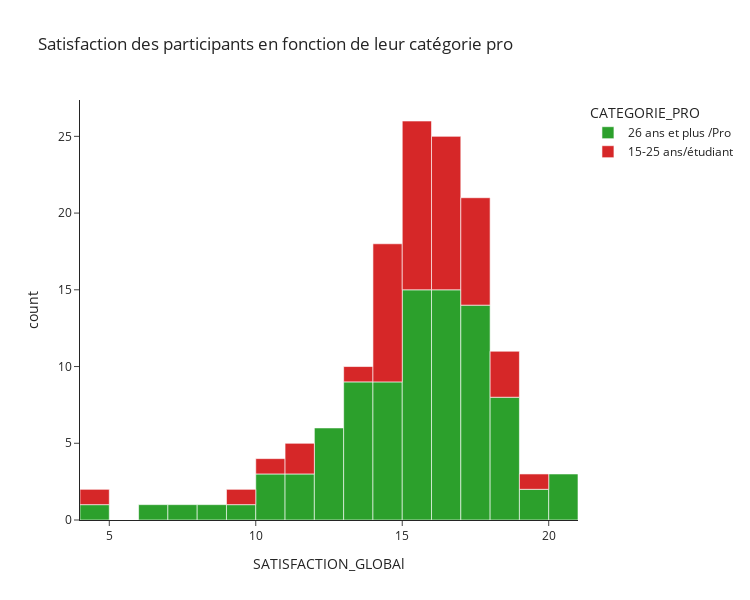

Source (notebook cell):
### Code cell
fig = px.histogram(
                   df_clean_renamed, x="SATISFACTION_GLOBAl",color="CATEGORIE_PRO",
                   title='Satisfaction des participants en fonction de leur catégorie pro',
                   width=750, 
                   height=600,
                   labels={"SATISFACTION_GLOBAL":"Moyenne de la note de satisfaction (sur 20)"},
                   color_discrete_map={1: "#C0F1FB", 0: "#F6C0FB"},
                   template="simple_white"
)                   
fig.show()

### Figure 1 — Plotly figure (JSON) as saved in the notebook; plotly's stock layout.template omitted (floating-point values rounded to 4 significant figures)
{"data": [{"alignmentgroup": "True", "bingroup": "x", "hovertemplate": "CATEGORIE_PRO=26 ans et plus /Pro<br>SATISFACTION_GLOBAl=%{x}<br>count=%{y}<extra></extra>", "legendgroup": "26 ans et plus /Pro", "marker": {"color": "#2CA02C", "pattern": {"shape": ""}}, "name": "26 ans et plus /Pro", "offsetgroup": "26 ans et plus /Pro", "orientation": "v", "showlegend": true, "type": "histogram", "x": [13.5, 20, 18, 15, 17, 14.5, 14, 20, 17.5, 11, 14, 12, 19, 4, 11, 6.5, 14, 18, 17, 13.5, 16.5, 17.5, 17.5, 12, 15, 16, 12, 16.5, 15, 15, 15.5, 18, 10, 15.5, 18.5, 14.5, 17, 17.5, 8.5, 12, 16.5, 15.5, 18.5, 11.5, 10, 16.5, 15.5, 14.5, 15, 16.5, 18.5, 16.5, 12, 13, 15.5, 13.5, 13.5, 17.5, 15, 14.5, 13, 15.5, 16, 18, 16.5, 16, 20, 16, 18.5, 17.5, 16.5, 16, 19.5, 13, 9, 16.5, 17, 14, 13.5, 17, 16, 17.5, 7, 15.5, 17, 12.5, 13.5, 10.5, 15, 15, 14, 17.5], "xaxis": "x", "yaxis": "y"}, {"alignmentgroup": "True", "bingroup": "x", "hovertemplate": "CATEGORIE_PRO=15-25 ans/étudiant<br>SATISFACTION_GLOBAl=%{x}<br>count=%{y}<extra></extra>", "legendgroup": "15-25 ans/étudiant", "marker": {"color": "#D62728", "pattern": {"shape": ""}}, "name": "15-25 ans/étudiant", "offsetgroup": "15-25 ans/étudiant", "orientation": "v", "showlegend": true, "type": "histogram", "x": [4, 14, 16, 18, 11, 16.5, 14.5, 15.5, 15.5, 14.5, 15.5, 15, 15.5, 17, 17.5, 17.5, 16, 14.5, 17.5, 13, 15.5, 14.5, 16, 15, 10.5, 9.5, 19.5, 15.5, 17, 16, 14, 11.5, 16.5, 18.5, 14, 16, 15.5, 17, 15, 15.5, 18, 16.5, 14.5, 14, 16.5, 16, 17.5], "xaxis": "x", "yaxis": "y"}], "layout": {"barmode": "relative", "height": 600, "legend": {"title": {"text": "CATEGORIE_PRO"}, "tracegroupgap": 0}, "title": {"text": "Satisfaction des participants en fonction de leur catégorie pro"}, "width": 750, "xaxis": {"anchor": "y", "domain": [0, 1], "title": {"text": "SATISFACTION_GLOBAl"}}, "yaxis": {"anchor": "x", "domain": [0, 1], "title": {"text": "count"}}}}
